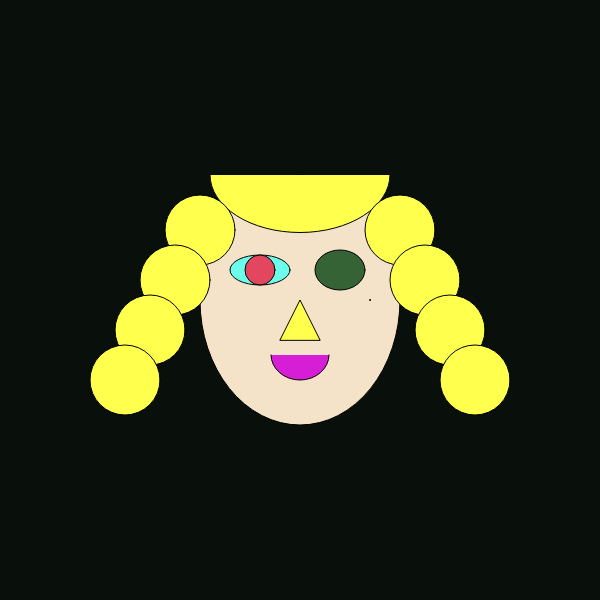
Frame 1 (no input)
Frame 60 (no input): identical to frame 1, image omitted
Frame 120 (the mouse pressed at the canvas centre since frame 60): identical to frame 1, image omitted

The p5.js sketch that drew this single still picture (run headless with seeded random() and noise() and a simulated clock; from frame 60 on, the mouse is pressed at the canvas centre):

// p5.js sketch
// ── sketch.js
function setup() {
  createCanvas(600, 600);//aria de dibuix
}

function draw() {
 background(9, 15, 11);//color fondo //fons de la pantalla, gris si te un numero ENTRE 0 i 255 es negre i 255 es blanc i qualsevol nomero entre 0 i 255 sera gris .Si tenim 3 numero el primer numero es vermell o R(red),el segon numeros es la verdor o G de (green)i el tercer numero es la blavo o B de (blue).Si els colors RGB permetan comstruir setze milions de colors diferens (255x255x255)
  fill(245, 227, 201);//color cara
  ellipse(300,300,200,250);//cara
  fill(107, 255, 235);//color cara
  ellipse(260,270,60,30);//ojo1
  fill(227, 70, 95);//color ojo1
  ellipse(260,270,30,30);
  fill(54, 99, 53);//color ojo1
  ellipse(340,270,50,40);//ojo2
  fill(214, 30, 214);//color ojo2
  ellipse(370,300,1,1)
  arc(300,355,58,50,0,PI);//boca
  fill(255, 255, 77);//color boca
  triangle(320,340,300,300,280,340);//nas
  fill(255, 255, 77);//color nas
  arc(300,175,180,115,0,PI)
  ellipse(200,230,70,70);
  ellipse(175,280,70,70);
  ellipse(150,330,70,70);
  ellipse(125,380,70,70);
  ellipse(400,230,70,70);
  ellipse(425,280,70,70);
  ellipse(450,330,70,70);
  ellipse(475,380,70,70);
  

  
}
